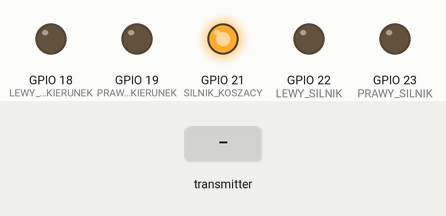
A sketch run on a simulated ESP32. Shown: output pins drawn as LEDs (lit = HIGH). Inputs (shaded band) come from the test bench. What the sketch prints to the serial monitor is not drawn.

Above: at 2.2 s.
2.3 s: the transmitter starts sending pressed = 1
4.3 s: the transmitter starts sending button = 1
At 6.55 s:
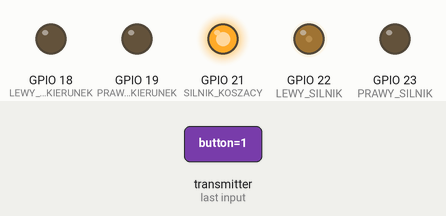
7.3 s: the transmitter starts sending button = 0
At 7.8 s:
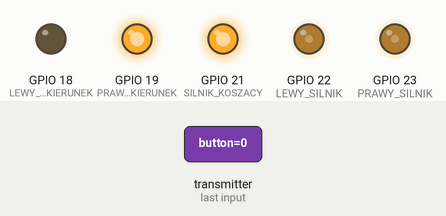
8.8 s: the transmitter starts sending button = 1
At 11.7 s:
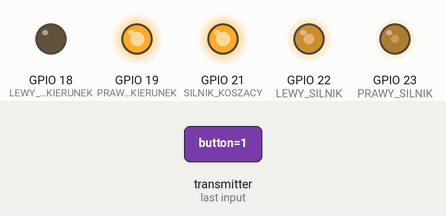
11.8 s: the transmitter starts sending pressed = 0
At 12.5 s:
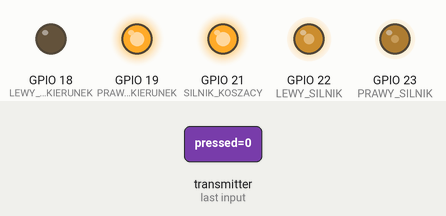
13.3 s: the transmitter starts sending pressed = 1
At 16.05 s:
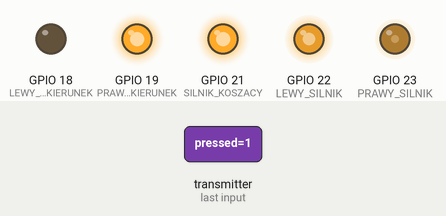
Timing chart, 0 to 17.3 s (numbered marks = the images above; inputs shaded):
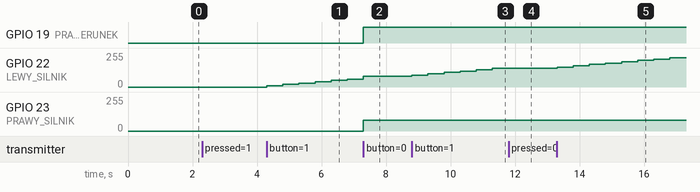

Measured:
- after the input at 2.3 s, every drawn part: stays the same
- after the input at 4.3 s, GPIO 22 (LEWY_SILNIK): moves from 0/255 to 60/255 over 2.5 s, starting at once
- after the input at 7.3 s, GPIO 19 (PRAWY_SILNIK_KIERUNEK): LOW → HIGH at once; GPIO 23 (PRAWY_SILNIK): 0/255 → 80/255 at once
- after the input at 8.8 s, GPIO 22 (LEWY_SILNIK): moves from 80/255 to 140/255 over 2.5 s, starting at once
- after the input at 11.8 s, GPIO 22 (LEWY_SILNIK): stays 140/255 (without the input it goes to 150/255 after 0.00 s)
- after the input at 13.3 s, GPIO 22 (LEWY_SILNIK): moves from 140/255 to 220/255 over 3.5 s, starting at once

The sketch:

ESP32-now-silnik-ster.ino
```cpp
#include <esp_now.h>
#include <WiFi.h>

#define LEWY_SILNIK 22
#define PRAWY_SILNIK 23

#define LEWY_SILNIK_KIERUNEK 18
#define PRAWY_SILNIK_KIERUNEK 19
#define SILNIK_KOSZACY 21

int lewySilnikSpeed = 0;
int prawySilnikSpeed = 0;
int kierunekLewySilnik = 0;
int kierunekPrawySilnik = 0;
int silnikKoszacy=1;

// Struktura danych odbieranych
typedef struct struct_message {
    char button;  // Odbierany wciśnięty przycisk
    bool pressed; // Czy przycisk jest wciśnięty
} struct_message;

// Zmienna do przechowywania odebranych danych
struct_message incomingData;
bool previousState = false;  // Zmienna do przechowywania poprzedniego stanu przycisku

// Funkcja wywoływana po odebraniu danych
void OnDataRecv(const esp_now_recv_info* sender, const uint8_t* incomingDataPtr, int len) {
    memcpy(&incomingData, incomingDataPtr, sizeof(incomingData)); // Skopiuj dane do incomingData

    // Sprawdzenie stanu wciśnięcia przycisku
    if (incomingData.pressed) {
        Serial.print("Wciśnięty klawisz: ");
        Serial.println(incomingData.button);


        if(incomingData.button=='1')
        {
          Serial.print("Wciśnięty klawisz: jeden");
          if(lewySilnikSpeed+11 < 255)
          lewySilnikSpeed +=10;
        }


        if(incomingData.button=='A')
        {
          Serial.print("Wciśnięty klawisz: A");
          if(prawySilnikSpeed+11 < 255)
          prawySilnikSpeed +=10;
        }

        if(incomingData.button=='*')
        {
          Serial.print("Wciśnięty klawisz: *");
          if(lewySilnikSpeed-11 > 0)
          lewySilnikSpeed -=10;
        }

                if(incomingData.button=='3')
        {
          Serial.print("Wciśnięty klawisz: trzy");

          lewySilnikSpeed =0;
          prawySilnikSpeed =0;
        }


        if(incomingData.button=='D')
        {
          Serial.print("Wciśnięty klawisz: D");
          if(prawySilnikSpeed-11 >0)
          prawySilnikSpeed -=10;
        }


        if(incomingData.button=='5')
        {
          Serial.print("Wciśnięty klawisz: piec");
          prawySilnikSpeed = 80;
          lewySilnikSpeed = 80;

          kierunekLewySilnik=1;
          kierunekPrawySilnik=0;
        }

        if(incomingData.button=='7')
        {
          Serial.print("Wciśnięty klawisz: siedem");
          prawySilnikSpeed = 80;
          lewySilnikSpeed = 0;
          kierunekLewySilnik=1;
          kierunekPrawySilnik=0;
        }
        if(incomingData.button=='9')
        {
          Serial.print("Wciśnięty klawisz: dziewiec");
          prawySilnikSpeed =0;
          lewySilnikSpeed = 80;
          kierunekLewySilnik=1;
          kierunekPrawySilnik=0;
        }
        if(incomingData.button=='0')
        {
          Serial.print("Wciśnięty klawisz: zero");
          prawySilnikSpeed = 80;
          lewySilnikSpeed = 80;

          kierunekLewySilnik=0;
          kierunekPrawySilnik=1;
        }

        if(incomingData.button=='8')
        {
          Serial.print("Wciśnięty klawisz: osiem");
          if(silnikKoszacy==1)
          {
            silnikKoszacy=0;
          }
          else{
            silnikKoszacy=1;
          }

        }


        previousState = true; // Ustaw stan na wciśnięty
        analogWrite(PRAWY_SILNIK, prawySilnikSpeed);
        analogWrite(LEWY_SILNIK, lewySilnikSpeed);

        digitalWrite(PRAWY_SILNIK_KIERUNEK, kierunekPrawySilnik);
        digitalWrite(LEWY_SILNIK_KIERUNEK, kierunekLewySilnik);

        digitalWrite(SILNIK_KOSZACY, silnikKoszacy);

    }
    else if (previousState) {
        Serial.print("Klawisz puszczony: ");
        Serial.println(incomingData.button);
        previousState = false; // Ustaw stan na puszczony
    }
}

void setup() {
    Serial.begin(115200);
    pinMode(LEWY_SILNIK, OUTPUT);
    pinMode(PRAWY_SILNIK, OUTPUT);
    pinMode(SILNIK_KOSZACY, OUTPUT);
    pinMode(PRAWY_SILNIK_KIERUNEK, OUTPUT);
    pinMode(LEWY_SILNIK_KIERUNEK, OUTPUT);
    digitalWrite(SILNIK_KOSZACY,silnikKoszacy);


    delay(1000);  // Daj czas na otwarcie portu szeregowego
    Serial.println("Start");

    // Inicjalizacja ESP-NOW
    WiFi.mode(WIFI_STA);
    if (esp_now_init() != ESP_OK) {
        Serial.println("Error initializing ESP-NOW");
        return;
    }

    // Rejestrowanie funkcji odbierającej dane
    esp_now_register_recv_cb(OnDataRecv);
}

void loop() {

}
```
